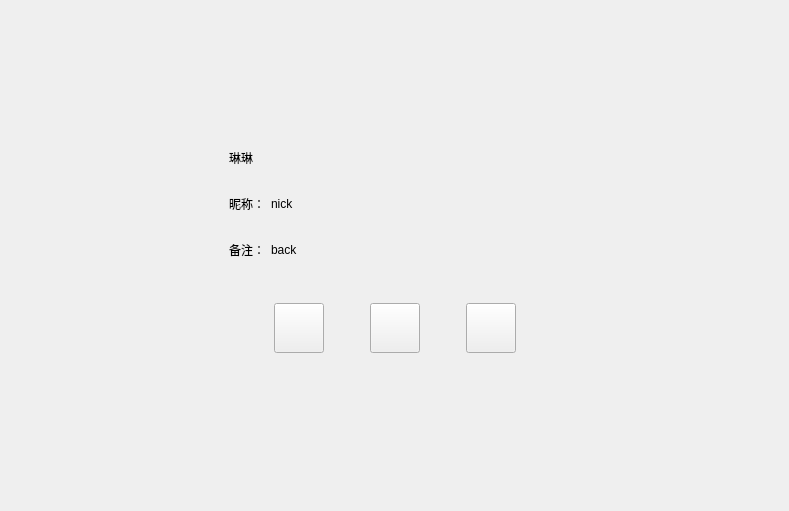
<?xml version="1.0" encoding="UTF-8"?>
<ui version="4.0">
 <class>FriendInfoPage</class>
 <widget class="QWidget" name="FriendInfoPage">
  <property name="geometry">
   <rect>
    <x>0</x>
    <y>0</y>
    <width>789</width>
    <height>511</height>
   </rect>
  </property>
  <property name="windowTitle">
   <string>Form</string>
  </property>
  <layout class="QVBoxLayout" name="verticalLayout">
   <property name="leftMargin">
    <number>120</number>
   </property>
   <property name="topMargin">
    <number>120</number>
   </property>
   <property name="rightMargin">
    <number>120</number>
   </property>
   <property name="bottomMargin">
    <number>120</number>
   </property>
   <item>
    <widget class="QWidget" name="widget" native="true">
     <layout class="QHBoxLayout" name="horizontalLayout">
      <item>
       <widget class="QLabel" name="icon_lb">
        <property name="minimumSize">
         <size>
          <width>85</width>
          <height>85</height>
         </size>
        </property>
        <property name="maximumSize">
         <size>
          <width>85</width>
          <height>85</height>
         </size>
        </property>
        <property name="text">
         <string/>
        </property>
       </widget>
      </item>
      <item>
       <widget class="QWidget" name="widget_3" native="true">
        <layout class="QVBoxLayout" name="verticalLayout_2">
         <item>
          <widget class="QWidget" name="widget_4" native="true">
           <property name="minimumSize">
            <size>
             <width>0</width>
             <height>40</height>
            </size>
           </property>
           <property name="maximumSize">
            <size>
             <width>16777215</width>
             <height>40</height>
            </size>
           </property>
           <layout class="QHBoxLayout" name="horizontalLayout_2">
            <property name="leftMargin">
             <number>0</number>
            </property>
            <property name="topMargin">
             <number>0</number>
            </property>
            <property name="rightMargin">
             <number>0</number>
            </property>
            <property name="bottomMargin">
             <number>0</number>
            </property>
            <item>
             <widget class="QLabel" name="name_lb">
              <property name="minimumSize">
               <size>
                <width>40</width>
                <height>0</height>
               </size>
              </property>
              <property name="maximumSize">
               <size>
                <width>16777215</width>
                <height>16777215</height>
               </size>
              </property>
              <property name="text">
               <string>琳琳</string>
              </property>
             </widget>
            </item>
            <item>
             <widget class="QLabel" name="sex_lb">
              <property name="minimumSize">
               <size>
                <width>40</width>
                <height>40</height>
               </size>
              </property>
              <property name="maximumSize">
               <size>
                <width>40</width>
                <height>40</height>
               </size>
              </property>
              <property name="text">
               <string/>
              </property>
             </widget>
            </item>
            <item>
             <spacer name="horizontalSpacer">
              <property name="orientation">
               <enum>Qt::Horizontal</enum>
              </property>
              <property name="sizeHint" stdset="0">
               <size>
                <width>40</width>
                <height>20</height>
               </size>
              </property>
             </spacer>
            </item>
           </layout>
          </widget>
         </item>
         <item>
          <widget class="QWidget" name="widget_2" native="true">
           <property name="minimumSize">
            <size>
             <width>0</width>
             <height>40</height>
            </size>
           </property>
           <property name="maximumSize">
            <size>
             <width>16777215</width>
             <height>40</height>
            </size>
           </property>
           <layout class="QHBoxLayout" name="horizontalLayout_3">
            <property name="leftMargin">
             <number>0</number>
            </property>
            <property name="topMargin">
             <number>0</number>
            </property>
            <property name="rightMargin">
             <number>0</number>
            </property>
            <property name="bottomMargin">
             <number>0</number>
            </property>
            <item>
             <widget class="QLabel" name="nick_tip">
              <property name="minimumSize">
               <size>
                <width>0</width>
                <height>30</height>
               </size>
              </property>
              <property name="maximumSize">
               <size>
                <width>50</width>
                <height>30</height>
               </size>
              </property>
              <property name="text">
               <string>昵称：</string>
              </property>
             </widget>
            </item>
            <item>
             <widget class="QLabel" name="nick_lb">
              <property name="text">
               <string>nick</string>
              </property>
             </widget>
            </item>
            <item>
             <spacer name="horizontalSpacer_2">
              <property name="orientation">
               <enum>Qt::Horizontal</enum>
              </property>
              <property name="sizeHint" stdset="0">
               <size>
                <width>40</width>
                <height>20</height>
               </size>
              </property>
             </spacer>
            </item>
           </layout>
          </widget>
         </item>
         <item>
          <widget class="QWidget" name="widget_5" native="true">
           <property name="minimumSize">
            <size>
             <width>0</width>
             <height>40</height>
            </size>
           </property>
           <property name="maximumSize">
            <size>
             <width>16777215</width>
             <height>40</height>
            </size>
           </property>
           <layout class="QHBoxLayout" name="horizontalLayout_4">
            <property name="leftMargin">
             <number>0</number>
            </property>
            <property name="topMargin">
             <number>0</number>
            </property>
            <property name="rightMargin">
             <number>0</number>
            </property>
            <property name="bottomMargin">
             <number>0</number>
            </property>
            <item>
             <widget class="QLabel" name="bak_tip">
              <property name="minimumSize">
               <size>
                <width>0</width>
                <height>30</height>
               </size>
              </property>
              <property name="maximumSize">
               <size>
                <width>50</width>
                <height>30</height>
               </size>
              </property>
              <property name="text">
               <string>备注：</string>
              </property>
             </widget>
            </item>
            <item>
             <widget class="QLabel" name="bak_lb">
              <property name="text">
               <string>back</string>
              </property>
             </widget>
            </item>
            <item>
             <spacer name="horizontalSpacer_7">
              <property name="orientation">
               <enum>Qt::Horizontal</enum>
              </property>
              <property name="sizeHint" stdset="0">
               <size>
                <width>40</width>
                <height>20</height>
               </size>
              </property>
             </spacer>
            </item>
           </layout>
          </widget>
         </item>
        </layout>
       </widget>
      </item>
     </layout>
    </widget>
   </item>
   <item>
    <widget class="QWidget" name="widget_6" native="true">
     <layout class="QHBoxLayout" name="horizontalLayout_5">
      <item>
       <spacer name="horizontalSpacer_3">
        <property name="orientation">
         <enum>Qt::Horizontal</enum>
        </property>
        <property name="sizeHint" stdset="0">
         <size>
          <width>40</width>
          <height>20</height>
         </size>
        </property>
       </spacer>
      </item>
      <item>
       <widget class="ClickedBtn" name="msg_chat">
        <property name="minimumSize">
         <size>
          <width>50</width>
          <height>50</height>
         </size>
        </property>
        <property name="maximumSize">
         <size>
          <width>50</width>
          <height>50</height>
         </size>
        </property>
        <property name="text">
         <string/>
        </property>
       </widget>
      </item>
      <item>
       <spacer name="horizontalSpacer_5">
        <property name="orientation">
         <enum>Qt::Horizontal</enum>
        </property>
        <property name="sizeType">
         <enum>QSizePolicy::Fixed</enum>
        </property>
        <property name="sizeHint" stdset="0">
         <size>
          <width>40</width>
          <height>20</height>
         </size>
        </property>
       </spacer>
      </item>
      <item>
       <widget class="ClickedBtn" name="voice_chat">
        <property name="minimumSize">
         <size>
          <width>50</width>
          <height>50</height>
         </size>
        </property>
        <property name="maximumSize">
         <size>
          <width>50</width>
          <height>50</height>
         </size>
        </property>
        <property name="text">
         <string/>
        </property>
       </widget>
      </item>
      <item>
       <spacer name="horizontalSpacer_6">
        <property name="orientation">
         <enum>Qt::Horizontal</enum>
        </property>
        <property name="sizeType">
         <enum>QSizePolicy::Fixed</enum>
        </property>
        <property name="sizeHint" stdset="0">
         <size>
          <width>40</width>
          <height>20</height>
         </size>
        </property>
       </spacer>
      </item>
      <item>
       <widget class="ClickedBtn" name="video_chat">
        <property name="minimumSize">
         <size>
          <width>50</width>
          <height>50</height>
         </size>
        </property>
        <property name="maximumSize">
         <size>
          <width>50</width>
          <height>50</height>
         </size>
        </property>
        <property name="text">
         <string/>
        </property>
       </widget>
      </item>
      <item>
       <spacer name="horizontalSpacer_4">
        <property name="orientation">
         <enum>Qt::Horizontal</enum>
        </property>
        <property name="sizeHint" stdset="0">
         <size>
          <width>40</width>
          <height>20</height>
         </size>
        </property>
       </spacer>
      </item>
     </layout>
    </widget>
   </item>
   <item>
    <spacer name="verticalSpacer_2">
     <property name="orientation">
      <enum>Qt::Vertical</enum>
     </property>
     <property name="sizeHint" stdset="0">
      <size>
       <width>20</width>
       <height>40</height>
      </size>
     </property>
    </spacer>
   </item>
  </layout>
 </widget>
 <customwidgets>
  <customwidget>
   <class>ClickedBtn</class>
   <extends>QPushButton</extends>
   <header>clickedbtn.h</header>
  </customwidget>
 </customwidgets>
 <resources/>
 <connections/>
</ui>
